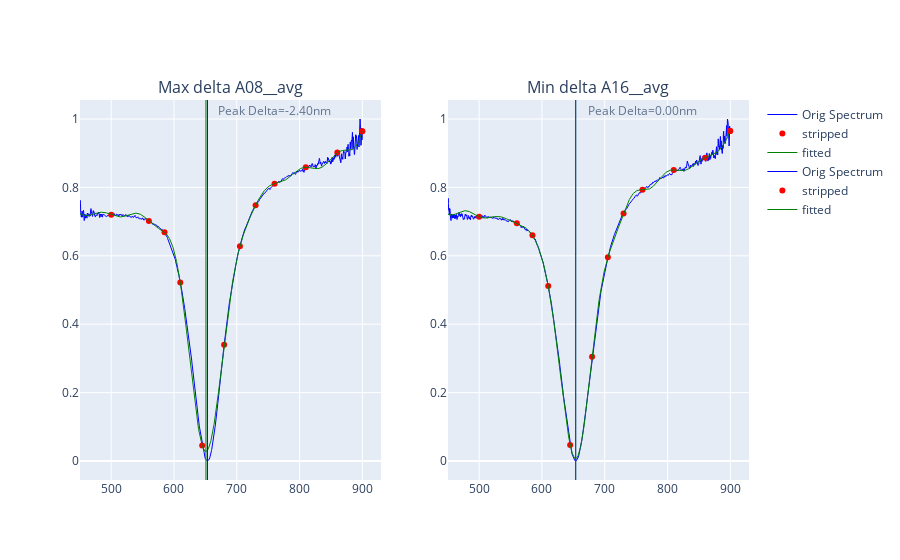

Notebook code cell kept with this figure:
### Code cell
import plotly.graph_objects as go
import plotly.express as px
from plotly.subplots import make_subplots



def plot_stats(df, fitted_df, stripped_df, title=None, stats_df=None, fitted_stats_df=None):

    cols_to_plot = []

    error_df = fitted_stats_df - stats_df
    max_peak_error_index = error_df['Peak'].abs().idxmax()
    min_peak_error_index = error_df['Peak'].abs().idxmin()
    cols_to_plot.append(max_peak_error_index)
    cols_to_plot.append(min_peak_error_index)

    fig = go.Figure()
    fig = make_subplots(rows=1, cols=2, subplot_titles=(f"Max delta {max_peak_error_index}", f"Min delta {min_peak_error_index}"))

    subplot = 0
    for name in cols_to_plot:
        subplot += 1
        fig.add_scatter(x=df.index, y=df[name], line_color='blue', mode='lines', name='Orig Spectrum', line=dict(width=1), row=1, col=subplot)
        fig.add_scatter(x=stripped_df.index, y=stripped_df[name] ,name='stripped', mode='markers', marker_color='red', row=1, col=subplot)
        fig.add_scatter(x=fitted_df.index, y=fitted_df[name] ,name='fitted', mode='lines', line_color='green', line=dict(width=1), row=1, col=subplot)

        if stats_df is not None:
            fig.add_vline(x=stats_df.loc[name]['Peak'],
                        line_color='blue',
                        line_width=1,
                        row=1, col=subplot)

        if fitted_stats_df is not None:
            delta_peak = fitted_stats_df.loc[name]['Peak'] - stats_df.loc[name]['Peak']
            fig.add_vline(x=fitted_stats_df.loc[name]['Peak'], 
                        line_color='green',
                        line_width=1,
                        row=1, col=subplot,
                        annotation=dict(
                            text=f"Peak Delta={delta_peak:.2f}nm",
                            xanchor="left",
                            xshift=10,
                            opacity=0.7),)

    fig.show()

plot_stats(df, fitted_df, stripped_df, title='Spectrometer Data', stats_df=stats_df, fitted_stats_df=fitted_stats_df)

### Figure 1 — Plotly figure (JSON) as saved in the notebook; plotly's stock layout.template omitted (floating-point values rounded to 4 significant figures; data arrays with more than 128 entries replaced by an {"elided": "..."} marker saying what was removed)
{"data": [{"line": {"color": "blue", "width": 1}, "mode": "lines", "name": "Orig Spectrum", "type": "scatter", "x": {"elided": "1119 float values"}, "xaxis": "x", "y": {"elided": "1119 float values"}, "yaxis": "y"}, {"marker": {"color": "red"}, "mode": "markers", "name": "stripped", "type": "scatter", "x": [500.0, 560.0, 584.9, 610, 644.9, 679.8, 705, 730.0, 760.1, 810.0, 860.1, 899.8, 899.8], "xaxis": "x", "y": [0.72, 0.702, 0.669, 0.522, 0.045, 0.34, 0.628, 0.748, 0.811, 0.859, 0.902, 0.964, 0.964], "yaxis": "y"}, {"line": {"color": "green", "width": 1}, "mode": "lines", "name": "fitted", "type": "scatter", "x": {"elided": "1119 float values"}, "xaxis": "x", "y": {"elided": "1119 float values"}, "yaxis": "y"}, {"line": {"color": "blue", "width": 1}, "mode": "lines", "name": "Orig Spectrum", "type": "scatter", "x": {"elided": "1119 float values"}, "xaxis": "x2", "y": {"elided": "1119 float values"}, "yaxis": "y2"}, {"marker": {"color": "red"}, "mode": "markers", "name": "stripped", "type": "scatter", "x": [500.0, 560.0, 584.9, 610, 644.9, 679.8, 705, 730.0, 760.1, 810.0, 860.1, 899.8, 899.8], "xaxis": "x2", "y": [0.714, 0.695, 0.66, 0.512, 0.047, 0.305, 0.596, 0.724, 0.793, 0.851, 0.887, 0.965, 0.965], "yaxis": "y2"}, {"line": {"color": "green", "width": 1}, "mode": "lines", "name": "fitted", "type": "scatter", "x": {"elided": "1119 float values"}, "xaxis": "x2", "y": {"elided": "1119 float values"}, "yaxis": "y2"}], "layout": {"annotations": [{"font": {"size": 16}, "showarrow": false, "text": "Max delta A08__avg", "x": 0.225, "xanchor": "center", "xref": "paper", "y": 1, "yanchor": "bottom", "yref": "paper"}, {"font": {"size": 16}, "showarrow": false, "text": "Min delta A16__avg", "x": 0.775, "xanchor": "center", "xref": "paper", "y": 1, "yanchor": "bottom", "yref": "paper"}, {"opacity": 0.7, "showarrow": false, "text": "Peak Delta=-2.40nm", "x": 650.9, "xanchor": "left", "xref": "x", "xshift": 10, "y": 1, "yanchor": "top", "yref": "y domain"}, {"opacity": 0.7, "showarrow": false, "text": "Peak Delta=0.00nm", "x": 653.7, "xanchor": "left", "xref": "x2", "xshift": 10, "y": 1, "yanchor": "top", "yref": "y2 domain"}], "shapes": [{"line": {"color": "blue", "width": 1}, "type": "line", "x0": 653.3, "x1": 653.3, "xref": "x", "y0": 0, "y1": 1, "yref": "y domain"}, {"line": {"color": "green", "width": 1}, "type": "line", "x0": 650.9, "x1": 650.9, "xref": "x", "y0": 0, "y1": 1, "yref": "y domain"}, {"line": {"color": "blue", "width": 1}, "type": "line", "x0": 653.7, "x1": 653.7, "xref": "x2", "y0": 0, "y1": 1, "yref": "y2 domain"}, {"line": {"color": "green", "width": 1}, "type": "line", "x0": 653.7, "x1": 653.7, "xref": "x2", "y0": 0, "y1": 1, "yref": "y2 domain"}], "xaxis": {"anchor": "y", "domain": [0, 0.45]}, "xaxis2": {"anchor": "y2", "domain": [0.55, 1]}, "yaxis": {"anchor": "x", "domain": [0, 1]}, "yaxis2": {"anchor": "x2", "domain": [0, 1]}}}
